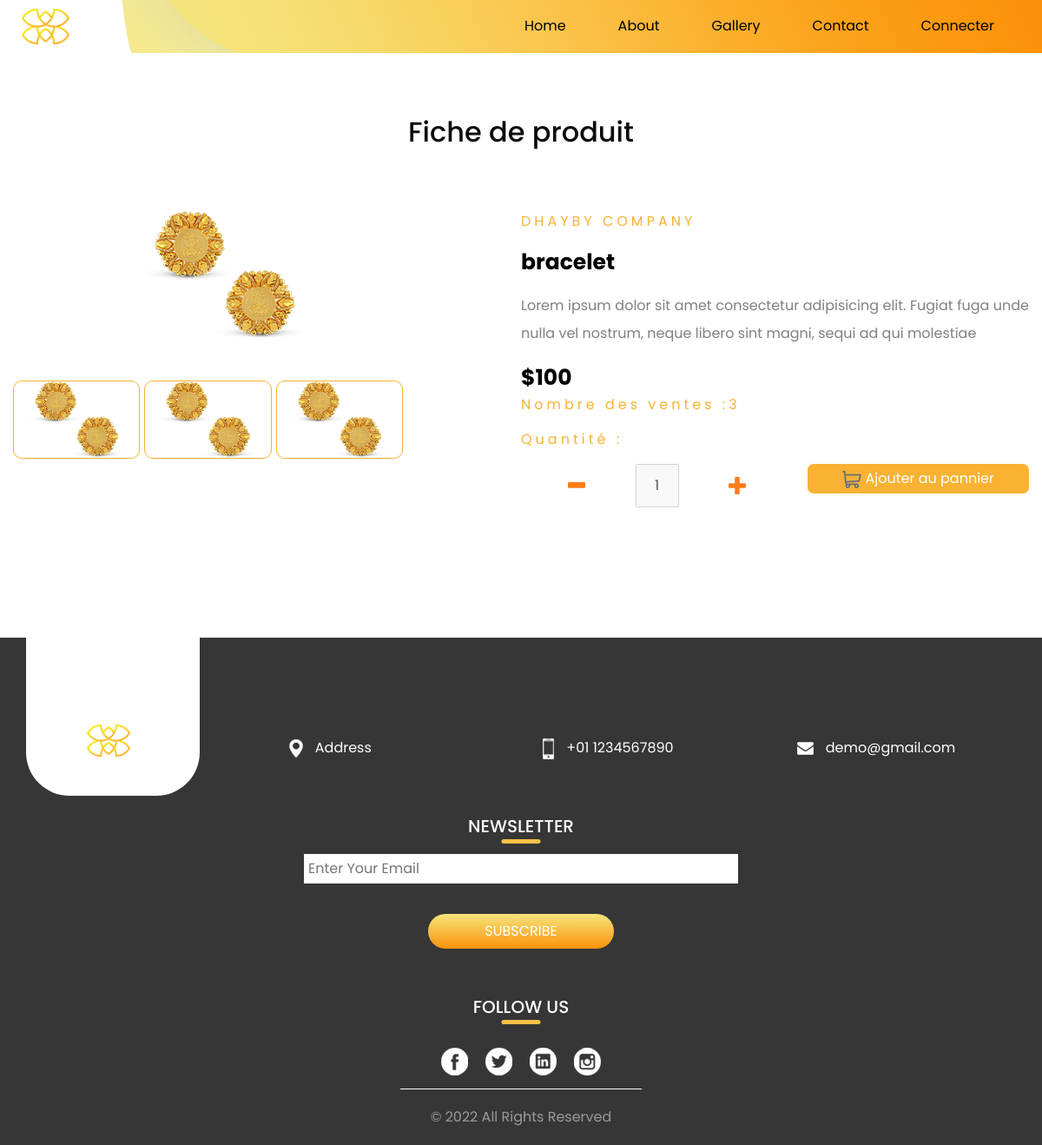
Screenshot of /achat.php?id=14 with the database file from the repository.
### tables this page shows
CREATE TABLE `produit` (
  `id_produit` int(11) NOT NULL,
  `nom_prod` varchar(25) NOT NULL,
  `prix` int(11) NOT NULL,
  `description` longtext NOT NULL,
  `image` varchar(50) NOT NULL,
  `image1` varchar(25) NOT NULL,
  `image2` varchar(25) NOT NULL,
  `quantité_stock` int(11) NOT NULL,
  `nbr_vente` int(11) NOT NULL,
  `id_cat` int(11) NOT NULL
);

### includes/classes/database.php (called while the page is built)
<?php
class database{
    private $servername = "localhost";
    private $username = "root";
    private $password = "";
    private $dbname = "bijouterie";
    public function openConnection(){
        try {
            $conn = new PDO("mysql:host=$this->servername;dbname=$this->dbname", $this->username, $this->password);
            $conn->setAttribute(PDO::ATTR_ERRMODE, PDO::ERRMODE_EXCEPTION);
            return $conn;
        }catch(PDOException $e) {
            echo "Connection failed: " . $e->getMessage();
        }
    }
}
?>

### achat.php (the view, shortened to what this page needs)
<?php
  if(isset($_GET['id'])==true)
  {
    $id=$_GET['id'];
    $db=new database();
    $stmt=$db->openConnection()->query("SELECT `id_produit`, `nom_prod`, `prix`, `description`, `image`, `image1`, `image2`,`nbr_vente` FROM `produit` WHERE `id_produit`=".$id."");
    while ($row = $stmt->fetch())
    {
      $nom=$row['nom_prod'];
      $prix=$row['prix'];
      $desc=$row['description'];
      $image=$row['image'];
      $image1=$row['image1'];
      $image2=$row['image2'];
      $nbr_vente=$row['nbr_vente'];
    }
    if (isset($_SESSION['id_user'])==false)
    {
      require_once 'header.php';
      echo '
      <body class="sub_page">
      <div class="hero_area">
      <header class="header_section">
        <div class="container-fluid">
          <nav class="navbar navbar-expand-lg custom_nav-container ">
            <a class="navbar-brand" href="index.php">
              <img src="assets/images/logo.png" alt="logo de site">
            </a>
            <div class="collapse navbar-collapse" id="navbarSupportedContent">
              <div class="d-flex ml-auto flex-column flex-lg-row align-items-center">
                <ul class="navbar-nav  ">
                  <li class="nav-item active">
                    <a class="nav-link" href="index.php">Home <span class="sr-only">(current)</span></a>
                  </li>
                  <li class="nav-item">
                    <a class="nav-link" href="about.php"> About</a>
                  </li>
                  <li class="nav-item">
                    <a class="nav-link" href="gallery.php"> Gallery</a>
                  </li>
                  <li class="nav-item">
                    <a class="nav-link" href="contact.php"> Contact</a>
                  </li>
                  <li class="nav-item">
                    <a class="nav-link" href="connect.php">Connecter</a>
                  </li>
                </ul>
              </div>
            </div>
          </nav>
        </div>
      </header>
    </div>
    <h2 id="title">Fiche de produit</h2>
    <div class="container fiche">
      <div class="row">
          <div class="col-md-6">
              <div class="row">
                  <div class="col-md-10">
                    <img src="assets/images/'.$image.'" style="display: block;margin:auto;">
                  </div>
              </div>
              <div class="row mt-5">
                  <img src="assets/images/'.$image.'" class="col-md-3 img">
                  <img src="assets/images/'.$image1.'" class="col-md-3 img">
                  <img src="assets/images/'.$image2.'" class="col-md-3 img">
              </div>
          </div>
          <div class="col-md-6">
              <div class="row title-comp">
                  <p>DHAYBY COMPANY</p>
              </div>
              <div class="row title-prod">
                  <p>'.$nom.'</p>
              </div>
              <div class="row desc-prod">
                  <p>'.$desc.'</p>
              </div>
              <div class="row prix-prod">
                  $'.$prix.'
              </div>
              <div class="row title-comp">
                  <p>Nombre des ventes :'.$nbr_vente.'</p>
              </div>
              <div class="row title-comp">
                <p>Quantité :</p>
              </div>
              <div class="row">
                <img src="assets/images/icon-minus.svg" class="nbr-qt" id="moins" width="20" height="8" alt="min">&nbsp;<input type="text" value="1" class="qt" disabled>&nbsp;<img src="assets/images/icon-plus.svg" width="20" height="20" class="nbr-qt" id="plus" alt="max">&nbsp;&nbsp;&nbsp;&nbsp;<p class="btn_pannier" num='.$id.'><img src="assets/images/icon-cart.svg"> Ajouter au pannier</p>
              </div>
          </div>
      </div>
    </div>
  ';
    require_once "footer.php";
    }
  }
  else{
    header("location:index.php");
    exit();
  }
?>

### assets/css/style.css (style rules this page uses)
body { font-family: "Poppins", sans-serif; color: #0c0c0c; background-color: #ffffff; }
.hero_area { height: 100vh; position: relative; background-image: url(../images/hero-bg.png); background-size: cover; background-position: bottom right; background-repeat: no-repeat; }
.sub_page .hero_area { height: auto; background-position: top right; }
.header_section .container-fluid { padding-right: 25px; padding-left: 25px; }
.custom_nav-container.navbar-expand-lg .navbar-nav .nav-link { padding: 10px 30px; color: #000000; text-align: center; }
a, a:hover, a:focus { text-decoration: none; }
.navbar-brand { display: -webkit-box; display: -ms-flexbox; display: flex; -webkit-box-align: center; -ms-flex-align: center; align-items: center; }
.navbar-brand img { width: 55px; margin-right: 5px; }
.custom_nav-container { z-index: 99999; padding: 5px 0; }

### assets/css/MonStyle.css (style rules this page uses)
#title { text-align: center; margin-top: 6%; margin-bottom: 6%; }
.fiche { margin-bottom: 150px; }
.title-comp { color: #F9B233; letter-spacing: 4px; }
.title-prod,.prix-prod { color: #000000; font-weight: bold; font-size: 25px; }
.desc-prod { color: grey; text-align: justify; line-height:2em; }
.btn_pannier { background-color: #F9B233; text-decoration: none; color: white; padding: 5px 40px 5px 40px; border-radius: 7px; }
.qt { width: 50px; text-align: center; }
.nbr-qt { display: block; margin: auto; }
.img { border: 1px solid #F9B233; border-radius: 10px; margin-right: 5px; }

### assets/css/responsive.css (style rules this page uses)
@media (min-width: 1200px) { .container { max-width: 1170px; } }

### rows the page displays
produit: image (picture), image1 (picture), image2 (picture), nom_prod "bracelet", description "Lorem ipsum dolor sit amet consectetur adipisicing elit. Fugiat fuga unde nulla vel nostrum, neque libero sint magni, sequi ad qui molestiae", prix "100", nbr_vente "3"
